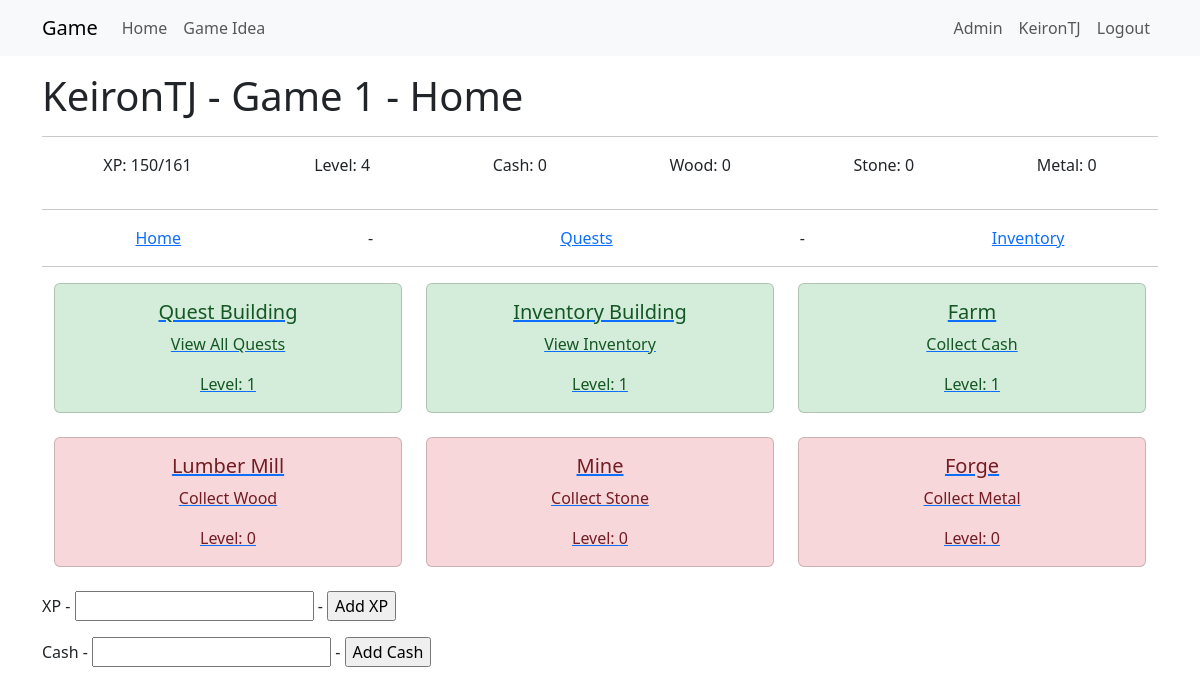
/play/1 (signed in), run on an earlier commit of the app's database.
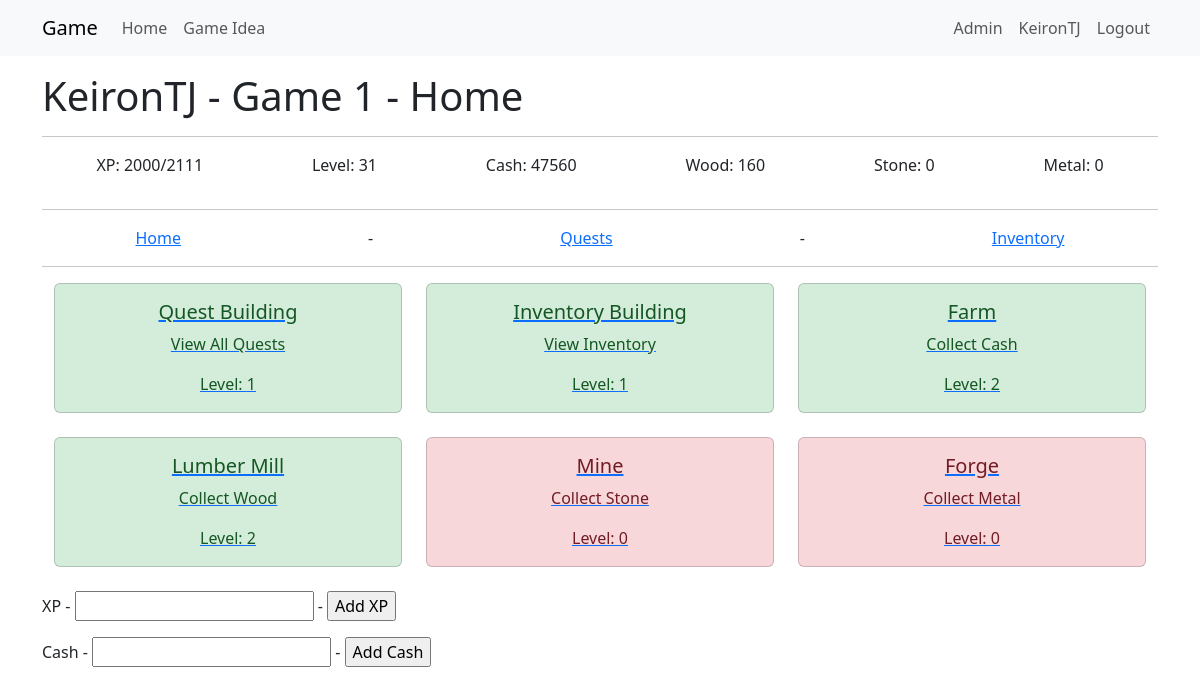
And on a later commit of the database.
### app/models.py (models this page shows)
class Game(db.Model):
    __tablename__ = 'game'
    id = db.Column(db.Integer, primary_key=True)
    user_id = db.Column(db.Integer, db.ForeignKey('user.id'), nullable=False)
    game_name = db.Column(db.String(64))
    game_exists = db.Column(db.Boolean, default=True)
    entry_date = db.Column(db.DateTime, default=datetime.now(timezone.utc))
    xp = db.Column(db.Integer, default=0)
    level = db.Column(db.Integer, default=0)
    cash = db.Column(db.Integer, default=0)
    wood = db.Column(db.Integer, default=0)
    stone = db.Column(db.Integer, default=0)
    metal = db.Column(db.Integer, default=0)
    next_level_xp_required = db.Column(db.Integer, default=110)
    user = db.relationship("User", back_populates="game")
    inventories = db.relationship("InventoryUser", back_populates="game")
    quest_progress = db.relationship("QuestProgress", back_populates="game")
    building_progress = db.relationship("BuildingProgress", back_populates="game")
    resource_logs = db.relationship("ResourceLog", back_populates="game")

class BuildingProgress(db.Model):
    __tablename__ = 'building_progress'
    id = db.Column(db.Integer, primary_key=True)
    building_id = db.Column(db.Integer, db.ForeignKey('buildings.id'))
    game_id = db.Column(db.Integer, db.ForeignKey('game.id'))
    building_level = db.Column(db.Integer, default=0)
    building_active = db.Column(db.Boolean, default=False)
    xp_per_minute = db.Column(db.Integer, default=0)
    cash_per_minute = db.Column(db.Integer, default=0)
    wood_per_minute = db.Column(db.Integer, default=0)
    stone_per_minute = db.Column(db.Integer, default=0)
    metal_per_minute = db.Column(db.Integer, default=0)
    accrual_start_time = db.Column(db.DateTime, nullable=True)
    max_accrual_duration = db.Column(db.Integer, default=8) # in hours
    accrued_xp = db.Column(db.Integer, default=0)
    accrued_cash = db.Column(db.Integer, default=0)
    accrued_wood = db.Column(db.Integer, default=0)
    accrued_stone = db.Column(db.Integer, default=0)
    accrued_metai = db.Column(db.Integer, default=0)
    building_completed = db.Column(db.Boolean, default=False)
    building_completed_date = db.Column(db.DateTime, nullable=True)
    building = db.relationship("Buildings", back_populates="building_progress")
    game = db.relationship("Game", back_populates="building_progress")

class Buildings(db.Model):
    __tablename__ = 'buildings'
    id = db.Column(db.Integer, primary_key=True)
    building_type_id = db.Column(db.Integer, db.ForeignKey('building_types.id'))
    building_name = db.Column(db.String(64))
    building_description = db.Column(db.String(256))
    building_link = db.Column(db.String(256))
    base_building_cash_required = db.Column(db.Integer, default=0)
    base_building_level_required = db.Column(db.Integer, default=0)
    base_building_xp_required = db.Column(db.Integer, default=0)
    base_building_wood_required = db.Column(db.Integer, default=0)
    base_building_stone_required = db.Column(db.Integer, default=0)
    base_building_metal_required = db.Column(db.Integer, default=0)
    max_building_level = db.Column(db.Integer, default=25)
    base_xp_per_minute = db.Column(db.Integer, default=0)
    base_cash_per_minute = db.Column(db.Integer, default=0)
    base_wood_per_minute = db.Column(db.Integer, default=0)
    base_stone_per_minute = db.Column(db.Integer, default=0)
    base_metal_per_minute = db.Column(db.Integer, default=0)
    building_type = db.relationship("BuildingType", back_populates="building")
    building_progress = db.relationship("BuildingProgress", back_populates="building")

### app/game/routes.py (the view, shortened to what this page needs)
@bp.route('/play/<game_id>', methods=['GET', 'POST'])
@login_required
def play(game_id):
    if not current_user.is_admin() and current_user.activegame != int(game_id):
        return redirect(url_for('admin.not_admin'))
    addxpform = AddXPForm()
    addcashform = AddCashForm()
    game = Game.query.filter_by(id=game_id).first()
    return render_template("game/play.html",
                           title='Home',
                           game=game,
                           addxpform=addxpform,
                           addcashform=addcashform,
                           )

### app/game/forms.py
class AddXPForm(FlaskForm):
    xp = IntegerField('XP', validators=[DataRequired()])
    addxp_button = SubmitField('Add XP')

class AddCashForm(FlaskForm):
    cash = IntegerField('Cash', validators=[DataRequired()])
    addcash_button = SubmitField('Add Cash')

### app/models.py (called while the page is built)
@login.user_loader
def load_user(id):
    return db.session.get(User, int(id))

    def is_admin(self):
        return 'admin' in [role.name for role in self.role]

### app/templates/game/play.html (shortened to what this page needs)
{% extends "game/game_base.html" %}
{% block content2 %}
<div class="container mt-3">
    <div class="row">
        {% for building in game.building_progress %}
        <div class="col-md-4 mb-4">
            {% if building.building.building_type.id != 3 %}
                <a href="{{  url_for(building.building.building_link, game_id=game.id) }}" class="card-link">
            {% else %}
                <a href="{{  url_for(building.building.building_link, building_progress_id=building.id) }}" class="card-link">
            {% endif %}
                {% if building.building_active %}
                    <div class="card building-active">
                {% else %}
                    <div class="card building-inactive">
                {% endif %}
                    <div class="card-body text-center">
                        <h5 class="card-title">{{ building.building.building_name }}</h5>
                        <p class="card-text">{{ building.building.building_description }}</p>
                        <p class="card-text">Level: {{ building.building_level }}</p>
                    </div>
                </div>
            </a>
        </div>
        {% if loop.index % 3 == 0 %}
    </div><div class="row">
        {% endif %}
        {% endfor %}
    </div>
</div>
<div>
    <form action="" method="post">
        <p>{{ addxpform.xp.label }} - {{ addxpform.xp }} - {{ addxpform.addxp_button() }}</p>
    </form>
    <form action="" method="post">
        <p>{{ addcashform.cash.label }} - {{ addcashform.cash }} - {{ addcashform.addcash_button() }}</p>
    </form>
</div>
{% endblock content2 %}

### app/templates/game/game_base.html
{% extends "base.html" %}
{% block content %}
<h1>  {{ game.user.username }} - {{ game.game_name }} - {{ title }}  </h1>
<hr>
<div style="display: flex; justify-content: space-around;">
    <p>XP: {{ game.xp }}/{{game.next_level_xp_required}}</p>
    <p>Level: {{ game.level}}</p>
    <p>Cash: {{ game.cash }}</p>
    <p>Wood: {{ game.wood }}</p>
    <p>Stone: {{ game.stone }}</p>
    <p>Metal: {{ game.metal }}</p>
</div>
<hr>
<div style="display: flex; justify-content: space-around;">
    <a href="{{ url_for('game.play', game_id=game.id) }}">Home</a> -
    <a href="{{ url_for('game.building_quests', game_id=game.id) }}">Quests</a> -
    <a href="{{ url_for('game.building_inventory', game_id=game.id) }}"> Inventory </a>
</div>
<hr>
{% block content2 %}  {% endblock content2 %}
{% endblock content %}

What changed in the data, as far as the page shows it:
changed Game "Game 1": xp "150" → "2000"; next_level_xp_required "161" → "2111"; level "4" → "31"; cash "0" → "47560"; wood "0" → "160"
changed BuildingProgress "Farm": building_level "1" → "2"
changed BuildingProgress "Lumber Mill": building_active False → True (drawn); building_level "0" → "2"
